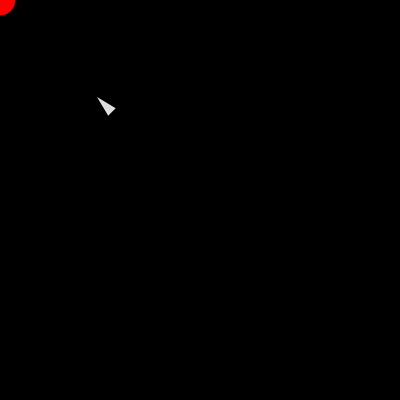
Frame 1 (no input)
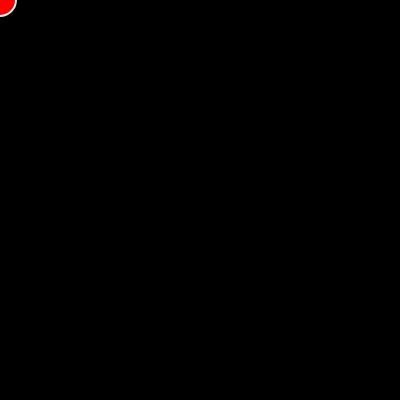
Frame 60 (no input)
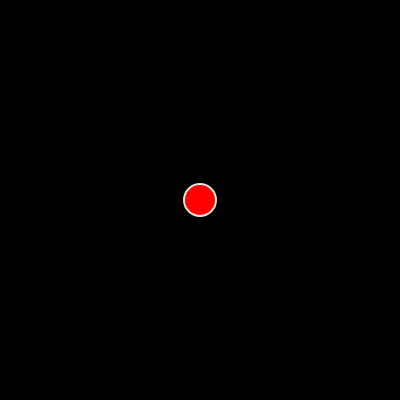
Frame 120 (the mouse pressed at the canvas centre since frame 60)

The p5.js sketch that drew these frames (run headless with seeded random() and noise() and a simulated clock; from frame 60 on, the mouse is pressed at the canvas centre):

// p5.js sketch
// ── sketch.js
let vehicle;
let target;

function setup() {
    createCanvas(400, 400);
    vehicle = new Vehicle(100,100);
}

function draw() {
    background(0);

    fill(255,0,0);
    noStroke;

    target = createVector(mouseX, mouseY);

    if(keyIsDown('f')){
      let fleePath = vehicle.flee(target);
      vehicle.applyForce(fleePath);
      circle(target.x, target.y, 64);
    }else{
        let seekPath = vehicle.seek(target);
        vehicle.applyForce(seekPath);
        circle(target.x, target.y, 32);
    }

    vehicle.update();
    vehicle.show();
}

// ── vehicle.js
class Vehicle{
  constructor(x, y) {
    this.pos = createVector(x,y);
    this.vel = createVector(0,0);
    this.acc = createVector(0, 0);

    this.r = 16;
    this.mass = 1;
    this.maxSpeed = 4;
    this.maxForce = 0.1;

  }

  seek(target){
    let force = p5.Vector.sub(target, this.pos); //desired path
    force.setMag(this.maxSpeed); 
    force.sub(this.vel);    //subtract current velocity and limit the acting force to "maxForce"
    force.limit(this.maxForce);
    return(force);
  }

  flee(predator){
    return this.seek(predator).mult(-1);
  }

  pursue(target){
    //will implement a pursuit based on craig reynolds paper
  }

  applyForce(force) {
    let f = p5.Vector.div(force, this.mass);
    this.acc.add(f);

  }

  update() {
    this.vel.add(this.acc);
    this.vel.limit(this.maxSpeed);
    this.pos.add(this.vel);
    this.acc.mult(0);
  }

  show() {
    stroke(225);
    strokeWeight(2);
    fill(220);
    push();
      translate(this.pos.x, this.pos.y,);
      rotate(this.vel.heading());
      triangle(-this.r, -this.r/4, -this.r, this.r/4, 0,0);
    pop();
    /* ellipse(this.pos.x, this.pos.y, this.r * 2); */
  }
}
